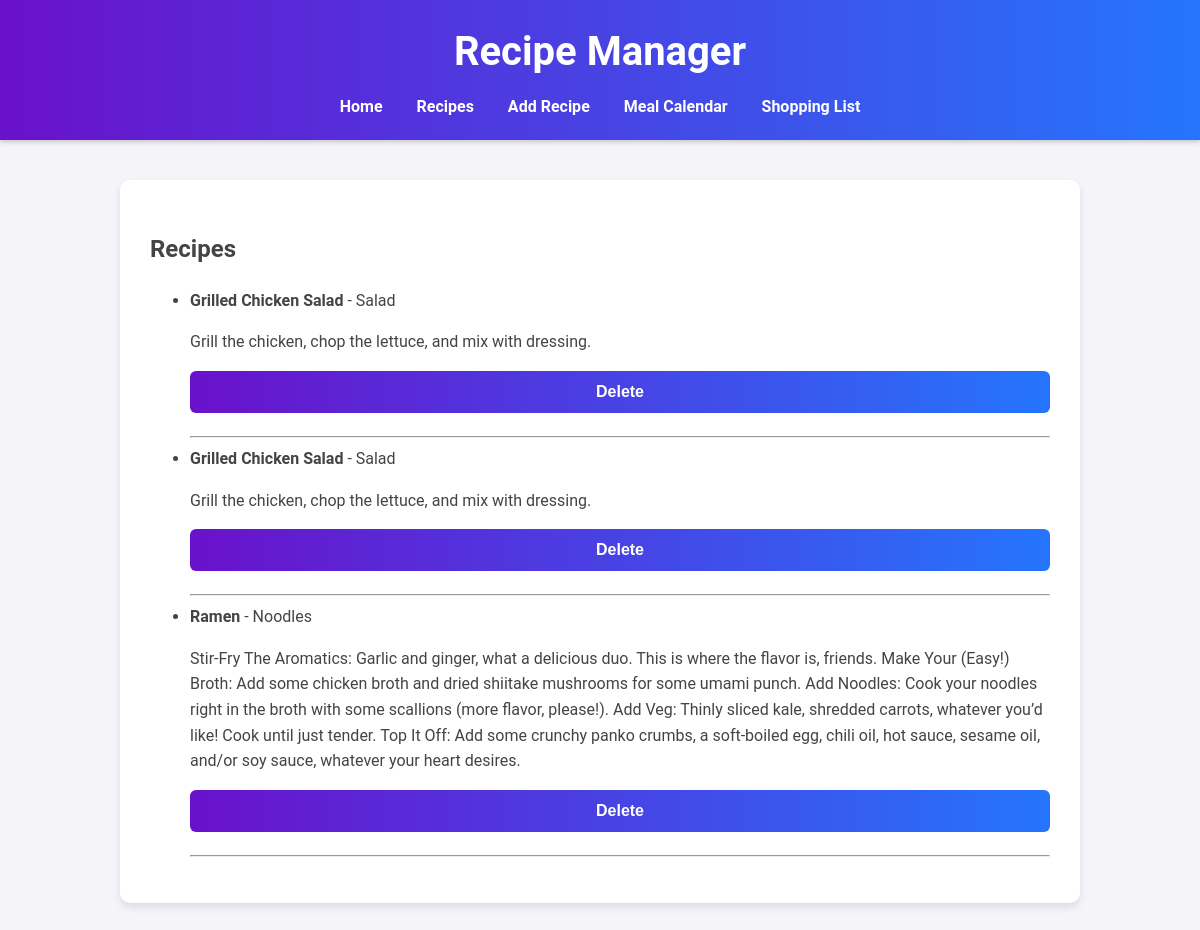
Page /recipes on the earlier database version.
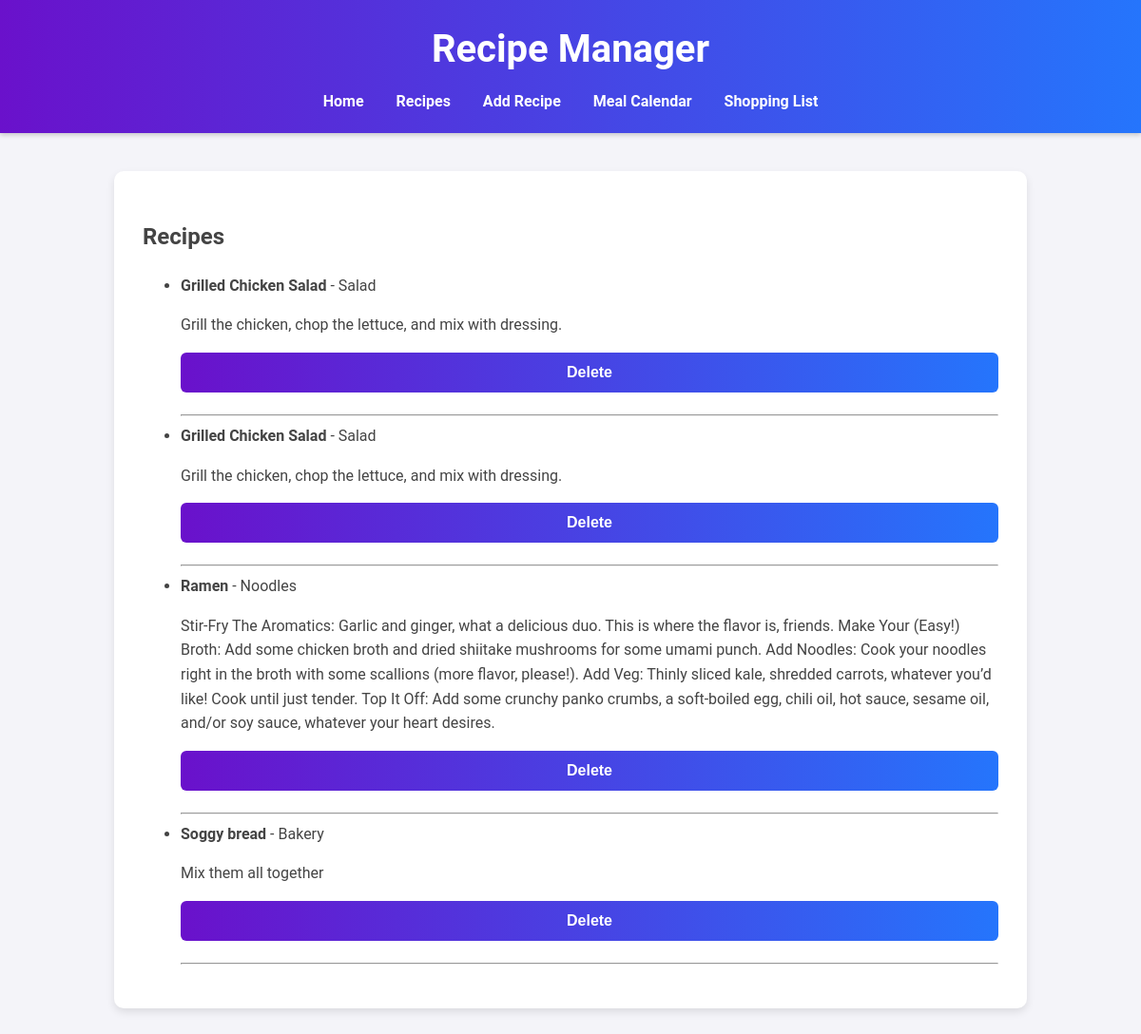
Same page on the later database version.
### app/models.py (models this page shows)
class Recipe(db.Model):
    id = db.Column(db.Integer, primary_key=True)
    name = db.Column(db.String(100), nullable=False)
    ingredients = db.Column(db.Text, nullable=False)  # JSON string for ingredient details
    instructions = db.Column(db.Text, nullable=False)
    category = db.Column(db.String(50))

### app/routes.py (the view)
@main.route('/recipes')
def list_recipes():
    print("GET /shopping_list endpoint hit.")
    recipes = Recipe.query.all()
    print(f"Returning recipes: {recipes}")
    return render_template('recipes.html', recipes=recipes)

### app/templates/recipes.html
{% extends "base.html" %}
{% block content %}
<h2>Recipes</h2>
<ul>
    {% for recipe in recipes %}
    <li>
        <strong>{{ recipe.name }}</strong> - {{ recipe.category }}
        <p>{{ recipe.instructions }}</p>
        <form action="{{ url_for('main.delete_recipe', recipe_id=recipe.id) }}" method="POST" style="display: inline;">
            <button type="submit" onclick="return confirm('Are you sure you want to delete this recipe?');">Delete</button>
        </form>
        <hr>
    </li>
    {% endfor %}
</ul>
{% endblock %}

Differences in the rows shown:
added Recipe: name "Soggy bread", category "Bakery", instructions "Mix them all together"
